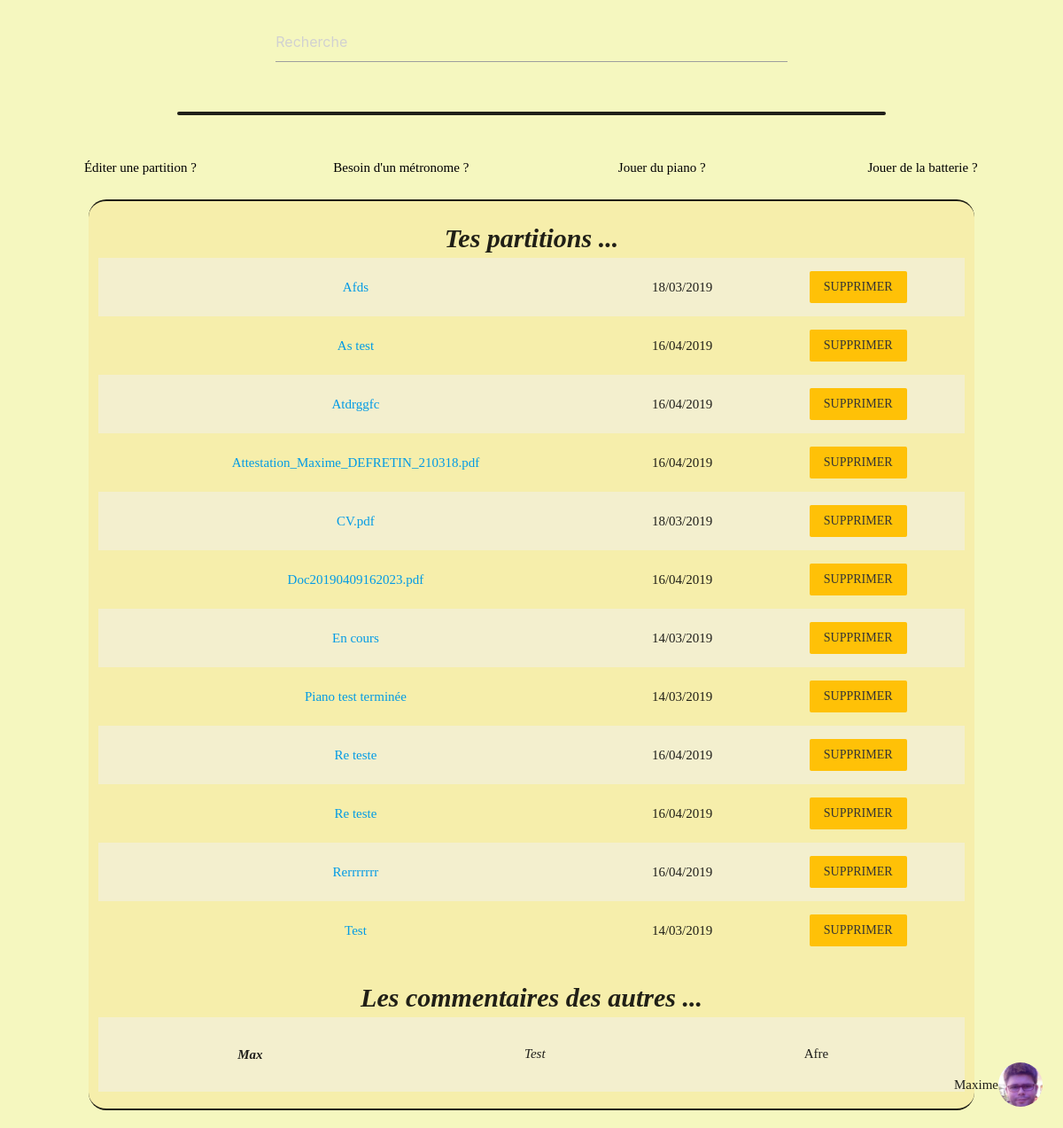
Page /profil.php (signed in) on the committed database.
### tables this page shows
CREATE TABLE `asfbcvj_usersAvatar` (
  `id` int(11) NOT NULL,
  `pathAvatar` varchar(120) NOT NULL,
  `id_asfbcvj_Users` int(11) NOT NULL
);

CREATE TABLE `asfbcvj_Partitions` (
  `id` int(11) NOT NULL,
  `pathPartition` varchar(120) NOT NULL,
  `datePartition` varchar(40) NOT NULL,
  `namePartition` varchar(40) NOT NULL,
  `id_asfbcvj_Users` int(11) NOT NULL,
  `id_asfbcvj_statusPartition` int(11) NOT NULL,
  `id_asfbcvj_typePartition` int(11) NOT NULL
);

### controllers/displayAvatar-Controller.php (called while the page is built)
<?php
$avatarProfile = new avatar();
if (isset($_SESSION['id'])) {
    $avatarDisplayed = $avatarProfile->getAvatarById($_SESSION['id']);
}

### models/dataBase.php (called while the page is built, shortened)
<?php
class dataBase {
    public function __construct() {
        try {
            $this->db = new PDO('mysql:host=127.0.0.1;dbname=Maestro;charset=utf8', 'root', 'AsBc80@0');
        } catch (Exception $e) {
            die('Erreur : ' . $e->getMessage());
        }
    }
}
?>

### models/avatar.php (called while the page is built, shortened)
<?php
class avatar extends dataBase {
    public function getAvatarById($id) {
        $avatar = $this->db->prepare('SELECT `asfbcvj_usersAvatar`.`pathAvatar` AS `path_Avatar` FROM `asfbcvj_usersAvatar` INNER JOIN `asfbcvj_Users` ON `asfbcvj_usersAvatar`.`id_asfbcvj_Users` = `asfbcvj_Users`.`id` WHERE `id_asfbcvj_Users` = :id');
        $avatar->bindValue(':id', $id, PDO::PARAM_INT);
        if($avatar->execute()) {
            $avatarDisplayed = $avatar->fetch(PDO::FETCH_OBJ);
        }
        return $avatarDisplayed;
    }
}

### controllers/profil-Controller.php (called while the page is built, shortened)
<?php
$partitionUser = new partition();
if(isset($_SESSION['id']) && filter_var($_SESSION['id'], FILTER_VALIDATE_INT) == true) {
    $partitionList = $partitionUser->getPartitionByIdUser($_SESSION['id']);
}
$commentsUsers = new comment();
if (isset($_SESSION['id'])) {
    $commentsUsersList = $commentsUsers->displayCommentsUsers($_SESSION['id']);
}

### models/partitionModel.php (called while the page is built, shortened)
<?php
class partition extends dataBase {
    public function getPartitionByIdUser($id) {
        $partitionResult = $this->db->prepare('SELECT `pathPartition`, `namePartition`, DATE_FORMAT(`datePartition`, "%d/%m/%Y") AS `datePartition` FROM `'.self::prefix.'Partitions` WHERE `id_asfbcvj_Users` = :id ORDER BY `pathPartition` ASC');
        $partitionResult->bindValue(':id', $id, PDO::PARAM_INT);
        if ($partitionResult->execute()) {
            return $partitionList = $partitionResult->fetchAll(PDO::FETCH_OBJ);
        }
    }
}

### models/comment.php (called while the page is built, shortened)
<?php
class comment extends dataBase {
    public function displayCommentsUsers($id) {
        $requestDisplayCommentsUsers = $this->db->prepare('SELECT `asfbcvj_usersComment`.`userComment`, `asfbcvj_Users`.`pseudo`, `asfbcvj_Partitions`.`namePartition` FROM `asfbcvj_usersComment` INNER JOIN `asfbcvj_Users` ON `asfbcvj_usersComment`.`id_asfbcvj_Users` = `asfbcvj_Users`.`id` INNER JOIN `asfbcvj_Partitions` ON `asfbcvj_usersComment`.`id_asfbcvj_Partitions` = `asfbcvj_Partitions`.`id` WHERE NOT `asfbcvj_usersComment`.`id_asfbcvj_Users` = :id AND `asfbcvj_Partitions`.`id_asfbcvj_Users` = :id');
        $requestDisplayCommentsUsers->bindValue(':id', $id, PDO::PARAM_INT);
        if($requestDisplayCommentsUsers->execute()) {
            return $displayCommentsUsers = $requestDisplayCommentsUsers->fetchAll(PDO::FETCH_OBJ);
        }
    }
}

### profil.php (the view, shortened to what this page needs)
<?php
require_once 'header.php';
require_once 'controllers/profil-Controller.php';
?>
<div class="row marginTopMin marginBottomMin">
    <form class="col s6 offset-s3">
        <div id="searchPartition">
            <input type="search" class="input-field" placeholder="Recherche" name="searchBar" id="searchBar" />
        </div>
    </form>
</div>
<span class="separateur col offset-s2 s8 marginTopMin marginBottomMin"></span>
<div class="marginTopMin col s12 center-align marginBottomMin">
    <a href="Partitions" class="col s3 black-text" title="Éditeur de partition">Éditer une partition ?</a>
    <a href="Metronome" class="col s3 black-text" title="Métronome">Besoin d'un métronome ?</a>
    <a href="Piano" class="col s3 black-text" alt="Piano" title="Piano">Jouer du piano ?</a>
    <a href="Batterie" class="col s3 black-text" title="Batterie" >Jouer de la batterie ?</a>
</div>
<div class="col offset-s1 s10 bacckgroundE">
    <table class="marginTopMin marginBottomMin striped centered responsive-table display col s12">
        <thead>
            <caption>Tes partitions ...</caption>
        </thead>
        <tbody>
            <?php foreach ($partitionList as $partition) { ?>
                <tr>
                    <td><a href="<?= $partition->pathPartition ?>" target="_blank"><?= $partition->namePartition ?></a></td>
                    <td><?= $partition->datePartition ?></td>
                    <td><a href="profil.php?del=<?= $partition->pathPartition ?>" class="amber btn-flat waves-effect waves-orange centered">Supprimer</a></td>
                </tr>
            <?php } ?>
        </tbody>
    </table>
    <table class="centered striped responsive-table display col s12 marginBottomMin">
        <thead>
            <caption>Les commentaires des autres ...</caption>
        </thead>
        <tbody>
            <?php foreach ($commentsUsersList as $comments) { ?>
                <tr>
                    <td><p class="pseudoUsersComments marginTop"><?= $comments->pseudo ?></p></td>
                    <td><p class="namePartitionComments"><?= $comments->namePartition ?></p></td>
                    <td><p><?= $comments->userComment ?></p></td>
                </tr>
            <?php } ?>
        </tbody>
    </table>
</div>
<?php require_once 'footer.php';

### header.php (shortened to what this page needs)
<?php
require_once 'models/dataBase.php';
require_once 'models/avatar.php';
require_once 'models/partitionModel.php';
require_once 'models/comment.php';
require_once 'controllers/displayAvatar-Controller.php';
?>
<!DOCTYPE html>
<html>
<head>
    <link rel="stylesheet" href="bower_components/materialize/dist/css/materialize.min.css" />
    <link rel="stylesheet" href="assets/css/style.css" />
    <link rel="stylesheet" href="assets/css/styleSlideBar.css" />
</head>
<body class="row">
    <div class="fixed-action-btn" role="navigation">
        <div class="valign-wrapper">
            <p><?= $_SESSION['pseudo'] ?></p>
            <img src="<?= (isset($avatarDisplayed->path_Avatar)?$avatarDisplayed->path_Avatar:"assets/img/imgpr.png") ?>"  height="50" width="50" class="circle responsive-img" id="avatarHeader" alt="<?= $_SESSION['pseudo'] . ", avatar" ?>" />
        </div>
    </div>

### footer.php (shortened to what this page needs)
    </body>
</html>

### assets/css/style.css (style rules this page uses)
body { font-family: 'Calligraffitti'; background-color: #F5F7BF; }
.bacckgroundE { border-radius: 20px; background-color: #f6eeab; border-bottom: 2px solid; border-top: 2px solid; }
.separateur { border: 2px solid; border-radius: 50px }
.marginTopMin { margin-top:2%; }
.marginTop { margin-top:5%; }
.marginBottomMin { margin-bottom:2%; }
input[type=text], input[type=password], input[type=email], input[type=search] { border:none; border-radius:5px; }
input[type=search] { border-bottom:3px solid #C03000; }
img { margin: 0 auto; }
.display { height:25%; overflow:auto; }
caption { font-size: 2em; font-weight:bold; font-style: italic; }
.pseudoUsersComments { font-style:italic; font-weight:bold; }
.namePartitionComments { font-style:italic; }

### rows in the picture
asfbcvj_usersavatar: pathAvatar (picture)
asfbcvj_partitions: namePartition "Afds", datePartition "18/03/2019"
asfbcvj_partitions: namePartition "As test", datePartition "16/04/2019"
asfbcvj_partitions: namePartition "Atdrggfc", datePartition "16/04/2019"
asfbcvj_partitions: namePartition "Attestation_Maxime_DEFRETIN_210318.pdf", datePartition "16/04/2019"
asfbcvj_partitions: namePartition "CV.pdf", datePartition "18/03/2019"
asfbcvj_partitions: namePartition "Doc20190409162023.pdf", datePartition "16/04/2019"
asfbcvj_partitions: namePartition "En cours", datePartition "14/03/2019"
asfbcvj_partitions: namePartition "Piano test terminée", datePartition "14/03/2019"
asfbcvj_partitions: namePartition "Re teste", datePartition "16/04/2019"
asfbcvj_partitions: namePartition "Re teste", datePartition "16/04/2019"
asfbcvj_partitions: namePartition "Rerrrrrrr", datePartition "16/04/2019"
asfbcvj_partitions: namePartition "Test", datePartition "14/03/2019"

### other values in the picture
$_SESSION['pseudo'] "Maxime"
$comments->pseudo "Max"
$comments->namePartition "Test"
$comments->userComment "Afre"
